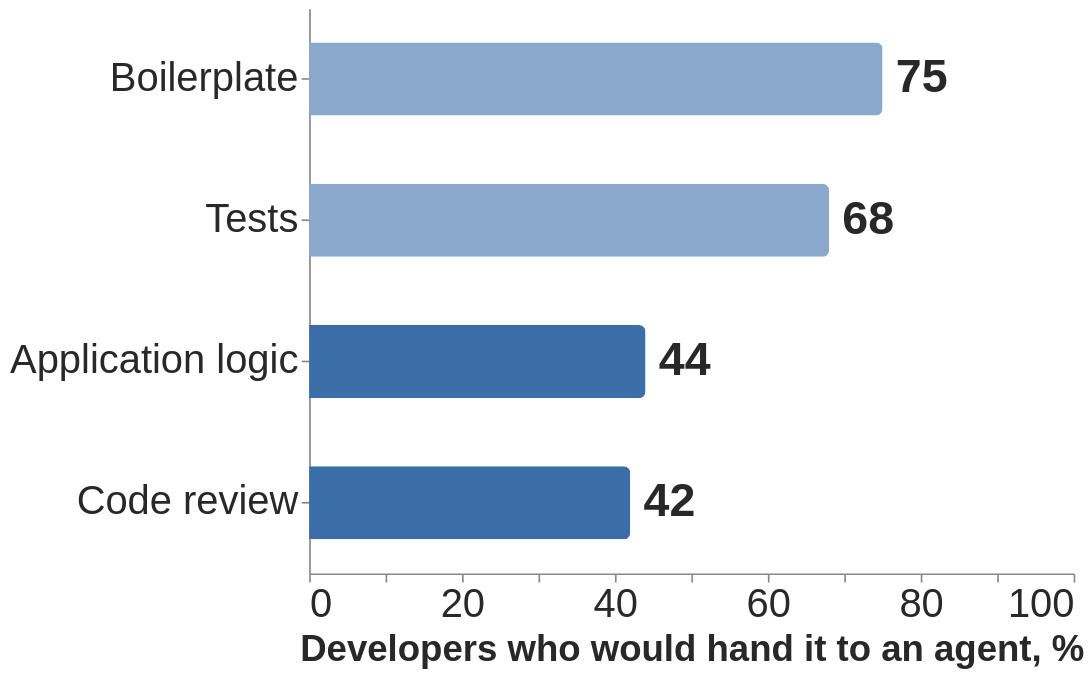

This figure's Vega-Lite source:
### Vega-Lite specification from a JSON file in a GitHub repository (floating-point values rounded to 4 significant figures)
{"$schema": "https://vega.github.io/schema/vega-lite/v5.json", "width": 460, "height": 340, "data": {"values": [{"task": "Boilerplate", "share": 75, "kind": "routine"}, {"task": "Tests", "share": 68, "kind": "routine"}, {"task": "Application logic", "share": 44, "kind": "judgement"}, {"task": "Code review", "share": 42, "kind": "judgement"}]}, "layer": [{"mark": {"type": "bar", "cornerRadiusTopRight": 4, "cornerRadiusBottomRight": 4, "height": 44}, "encoding": {"y": {"field": "task", "type": "ordinal", "sort": null, "axis": {"title": null, "labelLimit": 260}}, "x": {"field": "share", "type": "quantitative", "scale": {"domain": [0, 100]}, "axis": {"title": "Developers who would hand it to an agent, %", "grid": false}}, "color": {"field": "kind", "type": "nominal", "scale": {"domain": ["routine", "judgement"], "range": ["#8aa9cc", "#3b6ea8"]}, "legend": null}}}, {"mark": {"type": "text", "align": "left", "dx": 8, "fontSize": 28, "fontWeight": "bold", "color": "#282828"}, "encoding": {"y": {"field": "task", "type": "ordinal", "sort": null}, "x": {"field": "share", "type": "quantitative"}, "text": {"field": "share", "type": "quantitative"}}}], "config": {"font": "Tahoma, Verdana, sans-serif", "axis": {"labelFontSize": 24, "titleFontSize": 22, "labelColor": "#282828", "titleColor": "#282828"}, "view": {"stroke": null}}}
